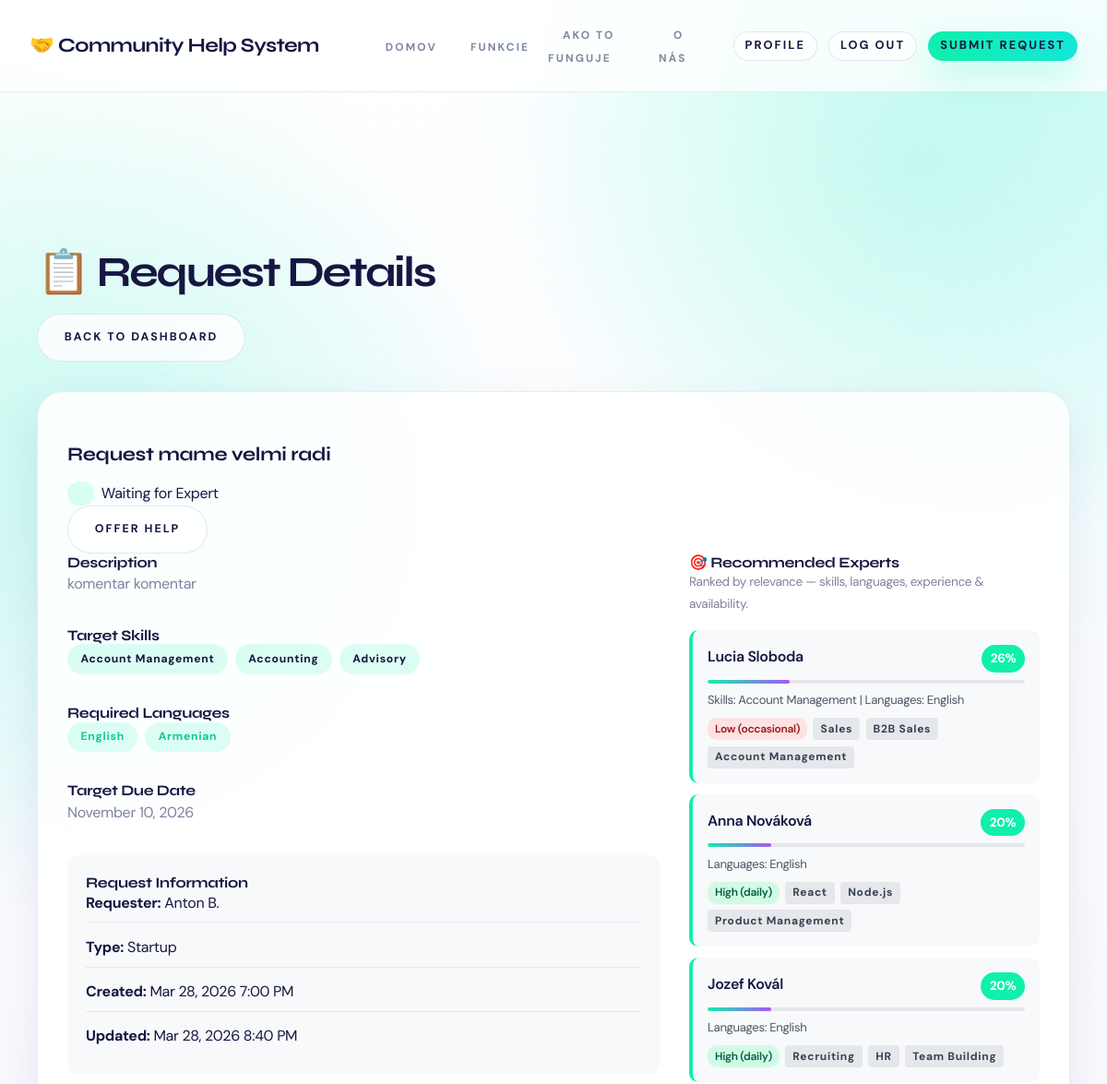
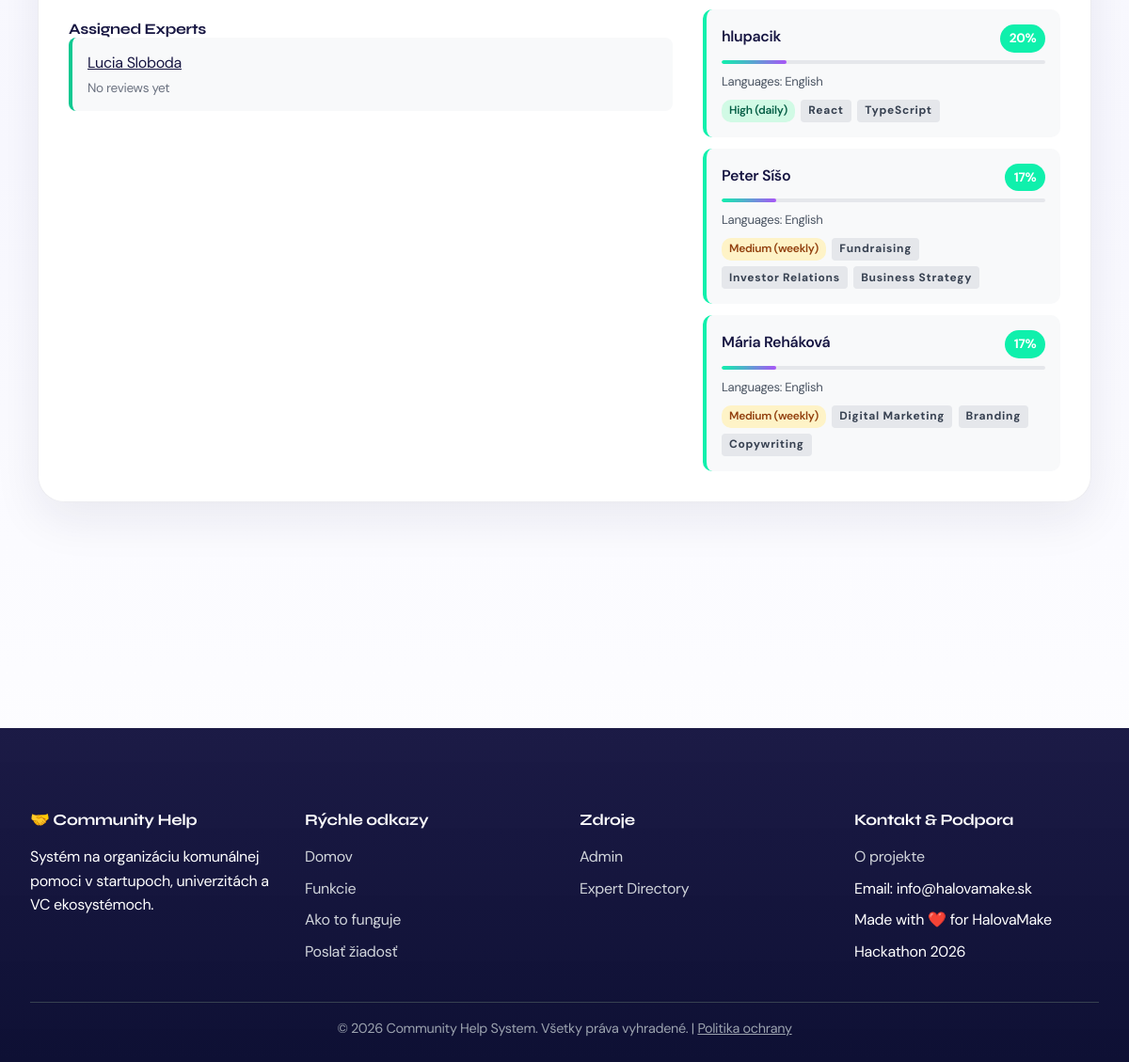
The page /request/30/ (signed in) on the database its author committed (2 pictures, top to bottom).
### server/models.py (models this page shows, shortened)
class Request(models.Model):
    STATUS_CHOICES = [
        ('open', 'Open'),
        ('in_review', 'In Review'),
        ('waiting_expert', 'Waiting for Expert'),
        ('in_progress', 'In Progress'),
        ('resolved', 'Resolved'),
        ('rejected', 'Rejected'),
    ]
    PRIORITY_CHOICES = [
        ('low', 'Low'),
        ('medium', 'Medium'),
        ('high', 'High'),
        ('critical', 'Critical'),
    ]
    REQUESTER_TYPE_CHOICES = [
        ('corporate', 'Corporate'),
        ('startup', 'Startup'),
        ('investor', 'Investor'),
        ('service_provider', 'Service Provider'),
        ('community_member', 'Community Member'),
    ]
    EXPERIENCE_LEVEL_CHOICES = [
        ('junior', 'Junior'),
        ('mid', 'Mid'),
        ('senior', 'Senior'),
        ('lead', 'Lead'),
    ]
    title = models.CharField(max_length=200)
    description = models.TextField()
    is_corporate = models.BooleanField(default=False)
    company_name = models.CharField(max_length=255, blank=True)
    company_email = models.EmailField(blank=True)
    due_date = models.DateField(null=True, blank=True)
    target_skills = models.ManyToManyField(Skill, blank=True, related_name='target_requests')
    required_languages = models.ManyToManyField(Language, blank=True, related_name='required_by_requests')
    target_experience = models.CharField(max_length=20, choices=EXPERIENCE_LEVEL_CHOICES, blank=True)
    requester_name = models.CharField(max_length=200)
    requester_email = models.EmailField()
    requester_phone = models.CharField(max_length=20, blank=True)
    requester_type = models.CharField(
        max_length=20,
        choices=REQUESTER_TYPE_CHOICES,
        default='community_member'
    )
    category = models.ForeignKey(Category, on_delete=models.SET_NULL, null=True)
    priority = models.CharField(
        max_length=20,
        choices=PRIORITY_CHOICES,
        default='medium'
    )
    status = models.CharField(
        max_length=20,
        choices=STATUS_CHOICES,
        default='open'
    )
    value_score = models.IntegerField(
        default=5,
        help_text='Impact score (1-10)'
    )
    reviewed_by = models.ForeignKey(
        User,
        on_delete=models.SET_NULL,
        null=True,
        blank=True,
        related_name='reviewed_requests'
    )
    review_notes = models.TextField(blank=True)
    submitted_by = models.ForeignKey(
        User,
        on_delete=models.SET_NULL,
        null=True,
        blank=True,
        related_name='submitted_requests'
    )
    assigned_experts = models.ManyToManyField(
        Expert,
        blank=True,
        related_name='assigned_requests'
    )
    offered_experts = models.ManyToManyField(
        Expert,
        blank=True,
        related_name='offered_requests',
        help_text='Experts who offered to help but are not assigned yet'
    )
    created_at = models.DateTimeField(auto_now_add=True)
    updated_at = models.DateTimeField(auto_now=True)
    is_resolved_by_creator = models.BooleanField(
        default=False,
        help_text='Whether the request creator has marked this as resolved/done'
    )
    creator_resolved_at = models.DateTimeField(
        null=True,
        blank=True,
        help_text='Timestamp when creator marked the request as done'
    )
    completed_by_expert = models.ForeignKey(
        Expert,
        on_delete=models.SET_NULL,
        null=True,
        blank=True,
        related_name='completed_requests',
        help_text='Expert selected by creator as the one who completed this request'
    )
    resolved_at = models.DateTimeField(null=True, blank=True)
    resolution_notes = models.TextField(blank=True)
    class Meta:
        ordering = ['-created_at']

class Skill(models.Model):
    name = models.CharField(max_length=100, unique=True)
    class Meta:
        verbose_name = 'Skill'
        verbose_name_plural = 'Skills'

class Language(models.Model):
    name = models.CharField(max_length=80, unique=True)
    class Meta:
        verbose_name = 'Language'
        verbose_name_plural = 'Languages'

class Expert(models.Model):
    AVAILABILITY_CHOICES = [
        ('high', 'High (daily)'),
        ('medium', 'Medium (weekly)'),
        ('low', 'Low (occasional)'),
    ]
    user = models.OneToOneField(User, on_delete=models.CASCADE)
    bio = models.TextField(blank=True)
    skills = models.ManyToManyField(Skill, blank=True, related_name='experts')
    languages = models.ManyToManyField(Language, blank=True, related_name='experts')
    work_experience = models.TextField(blank=True, help_text='Work experience highlights')
    rating = models.FloatField(default=0.0, help_text='Average user rating (0-5)')
    rating_count = models.IntegerField(default=0, help_text='Number of ratings')
    availability = models.CharField(
        max_length=20,
        choices=AVAILABILITY_CHOICES,
        default='medium'
    )
    is_busy = models.BooleanField(default=False, help_text='Whether expert is currently assigned to an active task')
    karma_points = models.IntegerField(default=0, help_text='Karma points earned for completed help')
    help_provided = models.IntegerField(default=0, help_text='Number of help contributions')
    profile_image = models.ImageField(upload_to='experts/', blank=True)
    created_at = models.DateTimeField(auto_now_add=True)

### server/views.py (the view, shortened to what this page needs)
# urls.py: path('request/<int:request_id>/', views.request_detail, name='request_detail'),
@login_required
def request_detail(request, request_id):
    req = get_object_or_404(Request, id=request_id)
    admin_view = request.user.is_authenticated and is_admin_user(request.user)
    can_offer_help = False
    has_offered_help = False
    is_assigned_here = False
    if not admin_view:
        try:
            expert = request.user.expert
            can_offer_help = req.status in ACTIVE_REQUEST_STATUSES
            has_offered_help = req.offered_experts.filter(id=expert.id).exists()
            is_assigned_here = req.assigned_experts.filter(id=expert.id).exists()
        except Expert.DoesNotExist:
            pass
    recommended_experts = compute_expert_recommendations(req, limit=6)
    already_assigned_ids = set(req.assigned_experts.values_list('id', flat=True))
    busy_elsewhere_ids = set(
        Expert.objects.filter(
            assigned_requests__status__in=ACTIVE_REQUEST_STATUSES
        ).exclude(
            assigned_requests=req
        ).values_list('id', flat=True)
    )
    for rec in recommended_experts:
        rec['is_assigned_here'] = rec['expert'].id in already_assigned_ids
        rec['is_busy'] = rec['expert'].id in busy_elsewhere_ids
    return render(request, 'request_detail.html', {
        'request': req,
        'recommended_experts': recommended_experts,
        'can_offer_help': can_offer_help,
        'has_offered_help': has_offered_help,
        'is_assigned_here': is_assigned_here,
        'is_admin': admin_view,
    })

### server/templates/request_detail.html (shortened to what this page needs)
{% extends "base.html" %}
{% block content %}
<div class="container">
    <section class="section">
        <div class="d-flex justify-between align-center mb-4">
            <h1>📋 Request Details</h1>
            <a href="{% url 'dashboard' %}" class="btn btn-outline">Back to Dashboard</a>
        </div>
        <div class="card">
            <div class="card-header">
                <div class="d-flex justify-between align-center">
                    <div>
                        <h3 class="mb-1">{{ request.title }}</h3>
                        <div class="request-meta">
                            <span class="badge badge-primary">{{ request.get_category_display }}</span>
                            <span class="status-badge status-{{ request.status }}">
                                {{ request.get_status_display }}
                            </span>
                        </div>
                    </div>
                    {% if is_assigned_here %}
                    <span class="badge badge-success">✓ Assigned to this request</span>
                    {% elif can_offer_help and not has_offered_help %}
                    <form method="post" class="inline">
                        <button type="submit" class="btn btn-outline" name="offer_help" value="1">Offer help</button>
                    </form>
                    {% elif has_offered_help %}
                    <span class="badge badge-warning">Offer sent to admin</span>
                    {% endif %}
                </div>
            </div>
            <div class="card-body">
                <div class="detail-two-col">
                    <div class="detail-left">
                        <h4>Description</h4>
                        <p class="mb-4">{{ request.description }}</p>
                        {% if request.target_skills.all %}
                        <h4>Target Skills</h4>
                        <div class="skill-tags mb-4">
                            {% for skill in request.target_skills.all %}
                                <span class="badge badge-primary">{{ skill.name }}</span>
                            {% endfor %}
                        </div>
                        {% endif %}
                        {% if request.required_languages.all %}
                        <h4>Required Languages</h4>
                        <div class="skill-tags mb-4">
                            {% for language in request.required_languages.all %}
                                <span class="badge badge-success">{{ language.name }}</span>
                            {% endfor %}
                        </div>
                        {% endif %}
                        {% if request.due_date %}
                        <h4>Target Due Date</h4>
                        <p class="mb-4">{{ request.due_date|date:"F j, Y" }}</p>
                        {% endif %}
                        <div class="request-sidebar">
                            <h4>Request Information</h4>
                            <div class="info-item">
                                <strong>Requester:</strong> {{ request.requester_name }}
                            </div>
                            <div class="info-item">
                                <strong>Type:</strong> {{ request.get_requester_type_display }}
                            </div>
                            <div class="info-item">
                                <strong>Created:</strong> {{ request.created_at|date:"M j, Y g:i A" }}
                            </div>
                            {% if request.updated_at != request.created_at %}
                            <div class="info-item">
                                <strong>Updated:</strong> {{ request.updated_at|date:"M j, Y g:i A" }}
                            </div>
                            {% endif %}
                        </div>
                        {% if request.assigned_experts.all %}
                        <div class="mt-4">
                            <h4>Assigned Experts</h4>
                            <div class="assigned-experts">
                                {% for expert in request.assigned_experts.all %}
                                <div class="expert-item d-flex justify-between align-center">
                                    <div>
                                        <div class="expert-name">
                                            <a href="{% url 'user_profile' expert.id %}">{{ expert.user.get_full_name|default:expert.user.username }}</a>
                                        </div>
                                        <div class="expert-rating">
                                            {% if expert.rating_count > 0 %}
                                                ⭐ {{ expert.average_rating }} ({{ expert.rating_count }} reviews)
                                            {% else %}
                                                No reviews yet
                                            {% endif %}
                                        </div>
                                    </div>
                                </div>
                                {% endfor %}
                            </div>
                        </div>
                        {% endif %}
                    </div>
                    <div class="detail-right">
                        {% if recommended_experts %}
                        <div class="rec-experts-panel">
                            <h4>🎯 Recommended Experts</h4>
                            <p class="text-muted" style="font-size:0.85rem;margin-bottom:1rem;">Ranked by relevance — skills, languages, experience &amp; availability.</p>
                            <div class="rec-experts-list">
                                {% for rec in recommended_experts %}
                                <div class="rec-expert-card">
                                    <div class="rec-expert-header">
                                        <div class="rec-expert-info">
                                            <strong class="rec-expert-name">
                                                <a href="{% url 'user_profile' rec.expert.id %}">{{ rec.expert.user.get_full_name|default:rec.expert.user.username }}</a>
                                            </strong>
                                        </div>
                                        <div class="rec-score-badge">{{ rec.score }}%</div>
                                    </div>
                                    <div class="rec-match-bar">
                                        <div class="rec-match-fill" data-score="{{ rec.score }}"></div>
                                    </div>
                                    {% if rec.reasoning %}
                                    <div class="rec-reasoning">{{ rec.reasoning }}</div>
                                    {% endif %}
                                    <div class="rec-meta">
                                        <span class="avail-badge avail-{{ rec.expert.availability }}">{{ rec.expert.get_availability_display }}</span>
                                        {% for skill in rec.expert.skills.all|slice:":3" %}
                                        <span class="badge badge-light">{{ skill.name }}</span>
                                        {% endfor %}
                                    </div>
                                </div>
                                {% endfor %}
                            </div>
                        </div>
                        {% endif %}
                    </div>
                </div>
            </div>
        </div>
    </section>
</div>
{% endblock %}

### rows shown on the page
Request: title "Request mame velmi radi", status "Waiting for Expert", description "komentar komentar", due_date "November 10, 2026", requester_name "Anton B.", requester_type "Startup", created_at "Mar 28, 2026 7:00 PM", updated_at "Mar 28, 2026 8:40 PM"
Skill: name "Account Management"
Skill: name "Accounting"
Skill: name "Advisory"
Language: name "English"
Language: name "Armenian"
Expert: user.get_full_name "Lucia Sloboda", rating_count "No reviews yet", expert.user.get_full_name "Lucia Sloboda", score "26", reasoning "Skills: Account Management | Languages: English", expert.availability "Low (occasional)"
Skill: name "Sales"
Skill: name "B2B Sales"
Expert: expert.user.get_full_name "Anna Nováková", score "20", reasoning "Languages: English", expert.availability "High (daily)"
Skill: name "React"
Skill: name "Node.js"
Skill: name "Product Management"
Expert: expert.user.get_full_name "Jozef Kovál", score "20", reasoning "Languages: English", expert.availability "High (daily)"
Skill: name "Recruiting"
Skill: name "HR"
Skill: name "Team Building"
Expert: expert.user.get_full_name "hlupacik", score "20", reasoning "Languages: English", expert.availability "High (daily)"
Skill: name "TypeScript"
Expert: expert.user.get_full_name "Peter Síšo", score "17", reasoning "Languages: English", expert.availability "Medium (weekly)"
Skill: name "Fundraising"
Skill: name "Investor Relations"
Skill: name "Business Strategy"
Expert: expert.user.get_full_name "Mária Reháková", score "17", reasoning "Languages: English", expert.availability "Medium (weekly)"
Skill: name "Digital Marketing"
Skill: name "Branding"
Skill: name "Copywriting"
